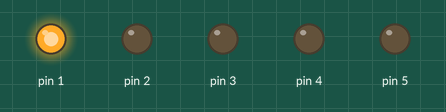
The sketch below on a simulated Arduino Uno, built with avr-gcc and run on an emulated ATmega328P. On the bench: output pins drawn as LEDs (lit = HIGH).

Above: at 1.0 s.
At 5.0 s:
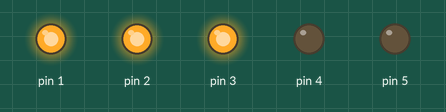
At 9.0 s:
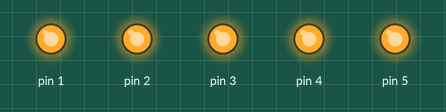
At 11.0 s:
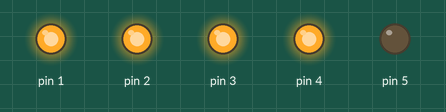
At 19.0 s:
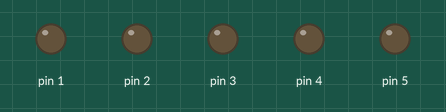
At 23.0 s:
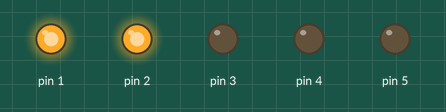
Timing chart, 0 to 26.0 s (numbered marks = the images above):
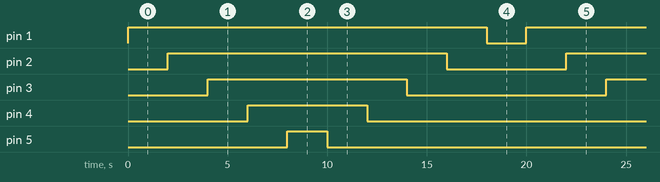

Measured:
- by itself, pin 1: alternates HIGH for 18.0 s and LOW for 2.0 s
- by itself, pin 2: alternates HIGH for 14.0 s and LOW for 6.0 s
- by itself, pin 3: alternates HIGH for 10.0 s and LOW for 10.0 s
- by itself, pin 4: alternates HIGH for 6.0 s and LOW for 14.0 s
- by itself, pin 5: alternates HIGH for 2.0 s and LOW for 18.0 s

The sketch:

codigo.ino
```cpp
void setup()
{
  pinMode(1, OUTPUT);
  pinMode(2, OUTPUT);
  pinMode(3, OUTPUT);
  pinMode(4, OUTPUT);
  pinMode(5,OUTPUT);
}

void loop()
{
  digitalWrite(1, HIGH);
  delay(2000);
  digitalWrite(2, HIGH);
  delay(2000);
  digitalWrite(3, HIGH);
  delay(2000);
  digitalWrite(4, HIGH);
  delay(2000);
  digitalWrite(5, HIGH);
  delay(2000);
  digitalWrite(5, LOW);
  delay(2000);
  digitalWrite(4, LOW);
  delay(2000);
  digitalWrite(3, LOW);
  delay(2000);
  digitalWrite(2, LOW);
  delay(2000);
  digitalWrite(1, LOW);
  delay(2000);

}
```
